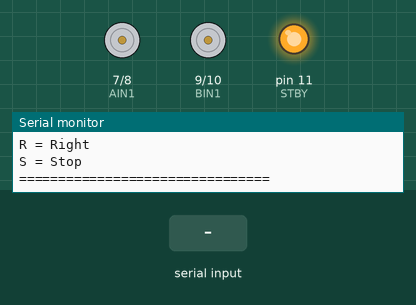
Simulated run of this sketch. Board: Arduino Nano, built with avr-gcc and run on an emulated ATmega328P. Shown: motor-driver pin pairs drawn as motors (green arrow = first pin HIGH = forward, orange = second pin HIGH = backward, longer = more drive, scaled by the enable pin, stopped while the standby pin is LOW), output pins drawn as LEDs (lit = HIGH), the last lines printed to the serial monitor. The inputs (shaded band) are chosen by the test bench.

Above: at 1.9 s.
2.0 s: "F" received over Serial
At 2.6 s:
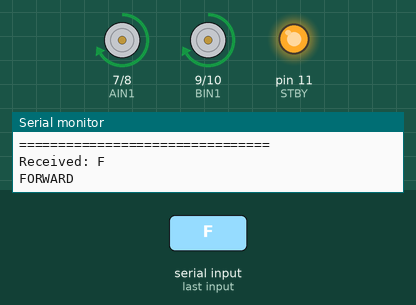
4.5 s: "B" received over Serial
At 5.3 s:
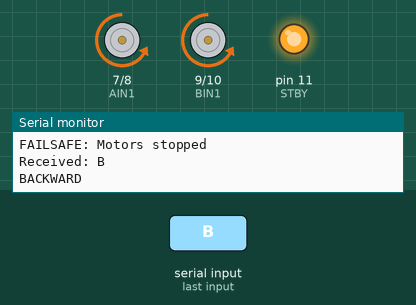
7.0 s: "L" received over Serial
At 7.6 s:
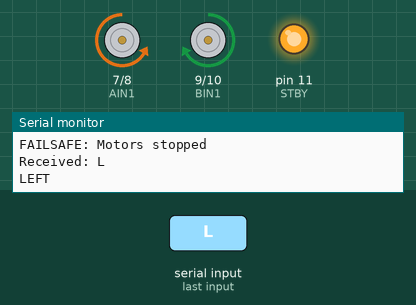
9.5 s: "R" received over Serial
At 10.3 s:
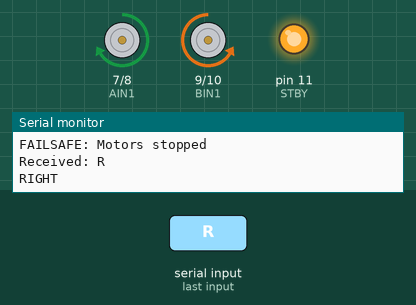
Timing chart, 0 to 12.5 s (numbered marks = the images above; inputs shaded):
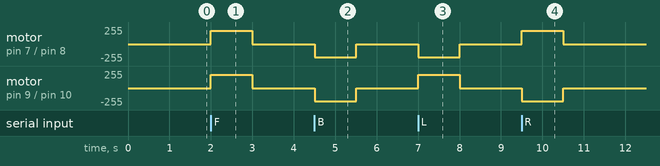

The sketch:

Test_RCHC05.ino
```cpp
// ========================================
// HC-05 BLUETOOTH SUMOBOT
// Arduino Nano ATmega328P
//
// HC-05 TXD -> Arduino Nano RX0 (D0)
// HC-05 RXD -> Arduino Nano TX1 (D1)
// ========================================

// ========================================
// TB6612FNG MOTOR DRIVER PINS
// ========================================

#define PWMA 5
#define PWMB 6

#define AIN1 7
#define AIN2 8

#define BIN1 9
#define BIN2 10

#define STBY 11


// ========================================
// MOTOR SPEED
// ========================================
// Range: 0-255

int motorSpeed = 200;

char command;


// ========================================
// FAILSAFE
// ========================================

unsigned long lastCommandTime = 0;
const unsigned long timeout = 1000;


// ========================================
// SETUP
// ========================================

void setup() {

  // Motor pins
  pinMode(PWMA, OUTPUT);
  pinMode(PWMB, OUTPUT);

  pinMode(AIN1, OUTPUT);
  pinMode(AIN2, OUTPUT);

  pinMode(BIN1, OUTPUT);
  pinMode(BIN2, OUTPUT);

  pinMode(STBY, OUTPUT);

  // Enable TB6612FNG
  digitalWrite(STBY, HIGH);

  // Stop motors at startup
  stopMotors();

  // HC-05 hardware serial
  Serial.begin(9600);

  delay(500);

  Serial.println("================================");
  Serial.println("       SUMOBOT HC-05 READY");
  Serial.println("================================");
  Serial.println("Bluetooth: HC-05");
  Serial.println("Baud Rate: 9600");
  Serial.println("Commands: F B L R S");
  Serial.println("--------------------------------");
  Serial.println("F = Forward");
  Serial.println("B = Backward");
  Serial.println("L = Left");
  Serial.println("R = Right");
  Serial.println("S = Stop");
  Serial.println("================================");
}


// ========================================
// MAIN LOOP
// ========================================

void loop() {

  // Check for Bluetooth data
  if (Serial.available() > 0) {

    command = Serial.read();

    // Convert lowercase to uppercase
    if (command >= 'a' && command <= 'z') {
      command -= 32;
    }

    // Display received command
    Serial.print("Received: ");
    Serial.println(command);


    // ====================================
    // COMMAND PROCESSING
    // ====================================

    switch (command) {

      case 'F':

        forward();

        lastCommandTime = millis();

        Serial.println("FORWARD");

        break;


      case 'B':

        backward();

        lastCommandTime = millis();

        Serial.println("BACKWARD");

        break;


      case 'L':

        left();

        lastCommandTime = millis();

        Serial.println("LEFT");

        break;


      case 'R':

        right();

        lastCommandTime = millis();

        Serial.println("RIGHT");

        break;


      case 'S':

        stopMotors();

        lastCommandTime = 0;

        Serial.println("STOP");

        break;


      default:

        Serial.println("Unknown command");

        break;
    }
  }


  // ====================================
  // FAILSAFE
  // ====================================

  if (lastCommandTime != 0 &&
      millis() - lastCommandTime > timeout) {

    stopMotors();

    lastCommandTime = 0;

    Serial.println("FAILSAFE: Motors stopped");
  }
}


// ========================================
// FORWARD
// ========================================

void forward() {

  digitalWrite(AIN1, HIGH);
  digitalWrite(AIN2, LOW);

  digitalWrite(BIN1, HIGH);
  digitalWrite(BIN2, LOW);

  analogWrite(PWMA, motorSpeed);
  analogWrite(PWMB, motorSpeed);
}


// ========================================
// BACKWARD
// ========================================

void backward() {

  digitalWrite(AIN1, LOW);
  digitalWrite(AIN2, HIGH);

  digitalWrite(BIN1, LOW);
  digitalWrite(BIN2, HIGH);

  analogWrite(PWMA, motorSpeed);
  analogWrite(PWMB, motorSpeed);
}


// ========================================
// LEFT
// ========================================

void left() {

  digitalWrite(AIN1, LOW);
  digitalWrite(AIN2, HIGH);

  digitalWrite(BIN1, HIGH);
  digitalWrite(BIN2, LOW);

  analogWrite(PWMA, motorSpeed);
  analogWrite(PWMB, motorSpeed);
}


// ========================================
// RIGHT
// ========================================

void right() {

  digitalWrite(AIN1, HIGH);
  digitalWrite(AIN2, LOW);

  digitalWrite(BIN1, LOW);
  digitalWrite(BIN2, HIGH);

  analogWrite(PWMA, motorSpeed);
  analogWrite(PWMB, motorSpeed);
}


// ========================================
// STOP
// ========================================

void stopMotors() {

  analogWrite(PWMA, 0);
  analogWrite(PWMB, 0);

  digitalWrite(AIN1, LOW);
  digitalWrite(AIN2, LOW);

  digitalWrite(BIN1, LOW);
  digitalWrite(BIN2, LOW);
}
```

Measured:
- after the input at 2.0 s, motor on pin 7 (AIN1) / pin 8 (AIN2), motor on pin 9 (BIN1) / pin 10 (BIN2): stopped → forward 200/255 at once, → stopped 1.0 s later
- after the input at 4.5 s, motor on pin 7 (AIN1) / pin 8 (AIN2), motor on pin 9 (BIN1) / pin 10 (BIN2): stopped → backward 200/255 at once, → stopped 1.0 s later
- after the input at 7.0 s, motor on pin 7 (AIN1) / pin 8 (AIN2): stopped → backward 200/255 at once, → stopped 1.0 s later; motor on pin 9 (BIN1) / pin 10 (BIN2): stopped → forward 200/255 at once, → stopped 1.0 s later
- after the input at 9.5 s, motor on pin 7 (AIN1) / pin 8 (AIN2): stopped → forward 200/255 at once, → stopped 1.0 s later; motor on pin 9 (BIN1) / pin 10 (BIN2): stopped → backward 200/255 at once, → stopped 1.0 s later
